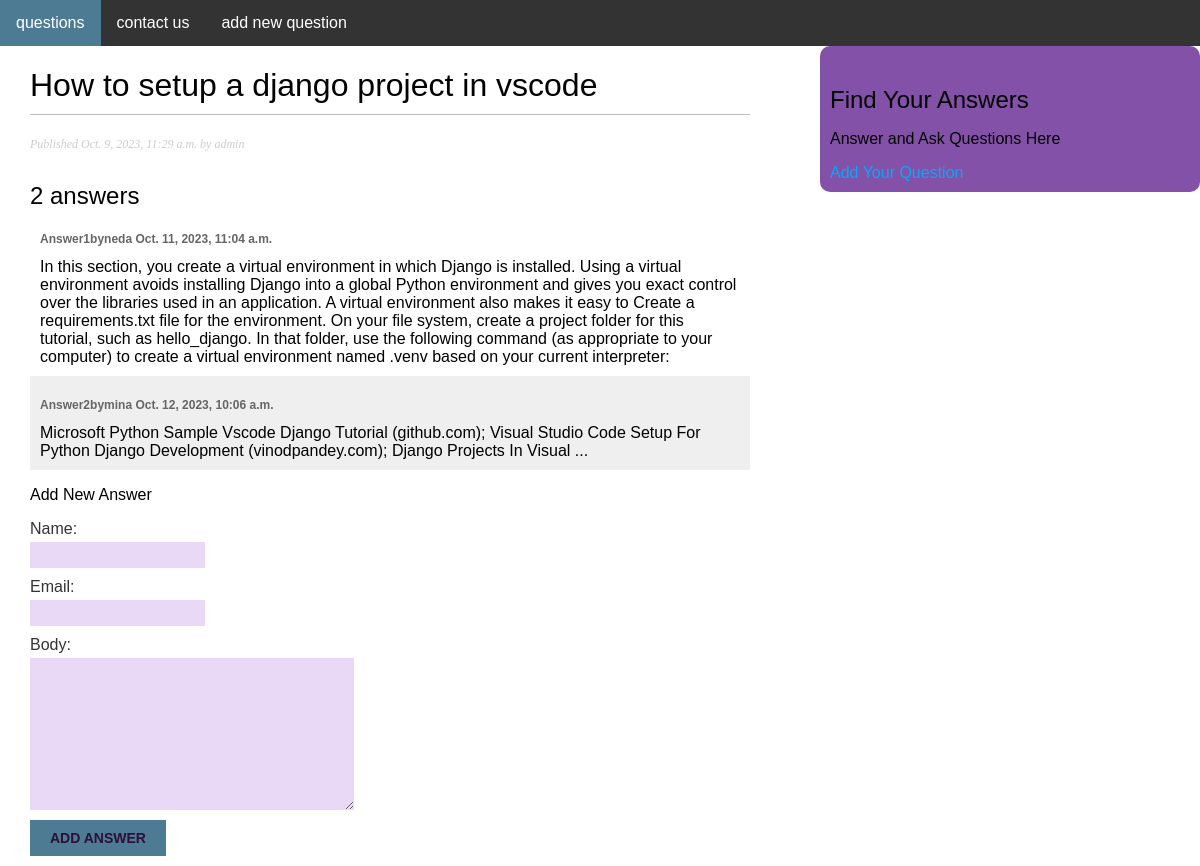
The app's page /2023/10/9/how-to-setup-a-django-project-in-vscode/ with its own data.
### give_ansewr_question/models.py (models this page shows, shortened)
class Question(models.Model):
    title = models.CharField(max_length=250, null=False, blank=False)
    slug = models.CharField(max_length=250)
    subject = models.CharField(max_length=250, null=False, blank=False)
    user = models.ForeignKey(User, on_delete=models.CASCADE)
    create = models.DateTimeField(auto_now_add=True)
    description = models.TextField(blank=True, null=True)
    update = models.DateTimeField(auto_now=True)

class Answer(models.Model):
    question = models.ForeignKey(Question, on_delete=models.CASCADE, related_name='answers')
    name = models.CharField(max_length=20, null=True, blank=True)
    email = models.EmailField(null=True, blank=True)
    body = models.TextField()
    create = models.DateTimeField(auto_now_add=True)
    update = models.DateTimeField(auto_now=True)
    efficient = models.BooleanField(default=True)

### give_ansewr_question/views.py (the view)
def question_detail(request, year, month, day, question):
    question = get_object_or_404(Question, create__year=year,
                                 create__month=month, create__day=day, slug=question)
    answers = question.answers.all()
    new_answer = None
    if request.method == 'POST':
        answer_form = AnswerForm(data=request.POST)
        if answer_form.is_valid():
            new_answer = answer_form.save(commit=False)
            new_answer.question = question
            new_answer.save()
    else:
        answer_form = AnswerForm()
    return render(request, 'detail.html', {'question': question, 'answers': answers,
                                           'answer_form': answer_form, 'new_answer': new_answer})

### give_ansewr_question/forms.py
class AnswerForm(forms.ModelForm):
    class Meta:
        model = Answer
        fields = ('name', 'email', 'body')

### templates/detail.html (shortened to what this page needs)
{% extends "base.html" %}
{% block content %}
  <h1>{{ question.title }}</h1>
  <p class="date">
    Published {{ question.create }} by {{ question.user }}
  </p>
  {% with answers.count as total_answers%}
      <h2>
      {{ total_answers }} answer{{ total_answers|pluralize }}
      </h2>
  {% endwith %}
  {% for answer in answers %}
      <div class="answer">
        <p class="info">
            Answer{{ forloop.counter }}by{{ answer.name }}
            {{ answer.create }}
        </p>
      {{ answer.body }}
      </div>
      {% empty %}
      <p>There is no answers yet</p>
  {% endfor %}
  {% if new_answer %}
    <p>Your Answer has been added</p>
  {% else %}
      <p>Add New Answer</p>
      <form method="post">
        {{ answer_form.as_p }}
          <input type="submit" value="add answer">
      </form>
  {% endif %}
{% endblock %}

### templates/base.html (shortened to what this page needs)
{% load static %}
<!DOCTYPE html>
<html>
<head>
  <link href="{% static "css/blog.css" %}" rel="stylesheet">
</head>
<body>
  <div class="navbar">
    <ul>
        <li><a class="active" href="questions"> questions</a></li>
        <li><a href="#contact us">contact us</a></li>
         <li><a href="ask">add new question</a></li>
    </ul>
  </div>
  <div id="content">
    {% block content %}
    {% endblock %}
  </div>
  <div id="sidebar">
    <h2>Find Your Answers</h2>
    <p>Answer and Ask Questions Here </p>
    <a href="ask">
        Add Your Question
    </a>
  </div>
</body>
</html>

### give_ansewr_question/static/css/blog.css (style rules this page uses)
body { margin:0; padding:0; font-family:helvetica, sans-serif; }
a { color:#00abff; text-decoration:none; }
h1 { font-weight:normal; border-bottom:1px solid #bbb; padding:0 0 10px 0; }
h2 { font-weight:normal; margin:30px 0 0; }
#content { float:left; width:60%; padding:0 0 0 30px; }
#sidebar { float:right; width:30%; padding:10px; background:#8351a8; height:100%; border-radius: 10px; }
p.date { color:#ccc; font-family: georgia, serif; font-size: 12px; font-style: italic; }
label { float:left; clear:both; color:#333; margin-bottom:4px; }
input, textarea { clear:both; float:left; margin:0 0 10px; background:#e9d8f6; border:0; padding:6px 10px; font-size:12px; }
input[type=submit] { font-weight:bold; border-right: 10px; background: #4d7b93; color: #2e0f38; padding:10px 20px; font-size:14px; text-transform:uppercase; }
.answer { padding:10px; }
.answer:nth-child(even) { background:#efefef; }
.answer .info { font-weight:bold; font-size:12px; color:#666; }
.navbar ul { list-style-type: none; margin: 0; padding: 0; overflow: hidden; background-color: #333; }
.navbar ul li { float: left; display: inline; }
.navbar ul li a { display: block; color: white; text-align: center; padding: 14px 16px; text-decoration: none; }
.active { background-color: #4d7b93; }

### records on screen
Question: title "How to setup a django project in vscode", create "Oct. 9, 2023, 11:29 a.m.", user "admin"
Answer: name "neda", create "Oct. 11, 2023, 11:04 a.m.", body "In this section, you create a virtual environment in which Django is installed. Using a virtual environment avoids installing Django into a global Python environment and gives you exact control over the libraries used in an application. A virtual environment also makes it easy to Create a requirements.txt file for the environment. On your file system, create a project folder for this tutorial, such as hello_django. In that folder, use the following command (as appropriate to your computer) to create a virtual environment named .venv based on your current interpreter:"
Answer: name "mina", create "Oct. 12, 2023, 10:06 a.m.", body "Microsoft Python Sample Vscode Django Tutorial (github.com); Visual Studio Code Setup For Python Django Development (vinodpandey.com); Django Projects In Visual ..."

### other values on screen
{{ total_answers }} "2"
